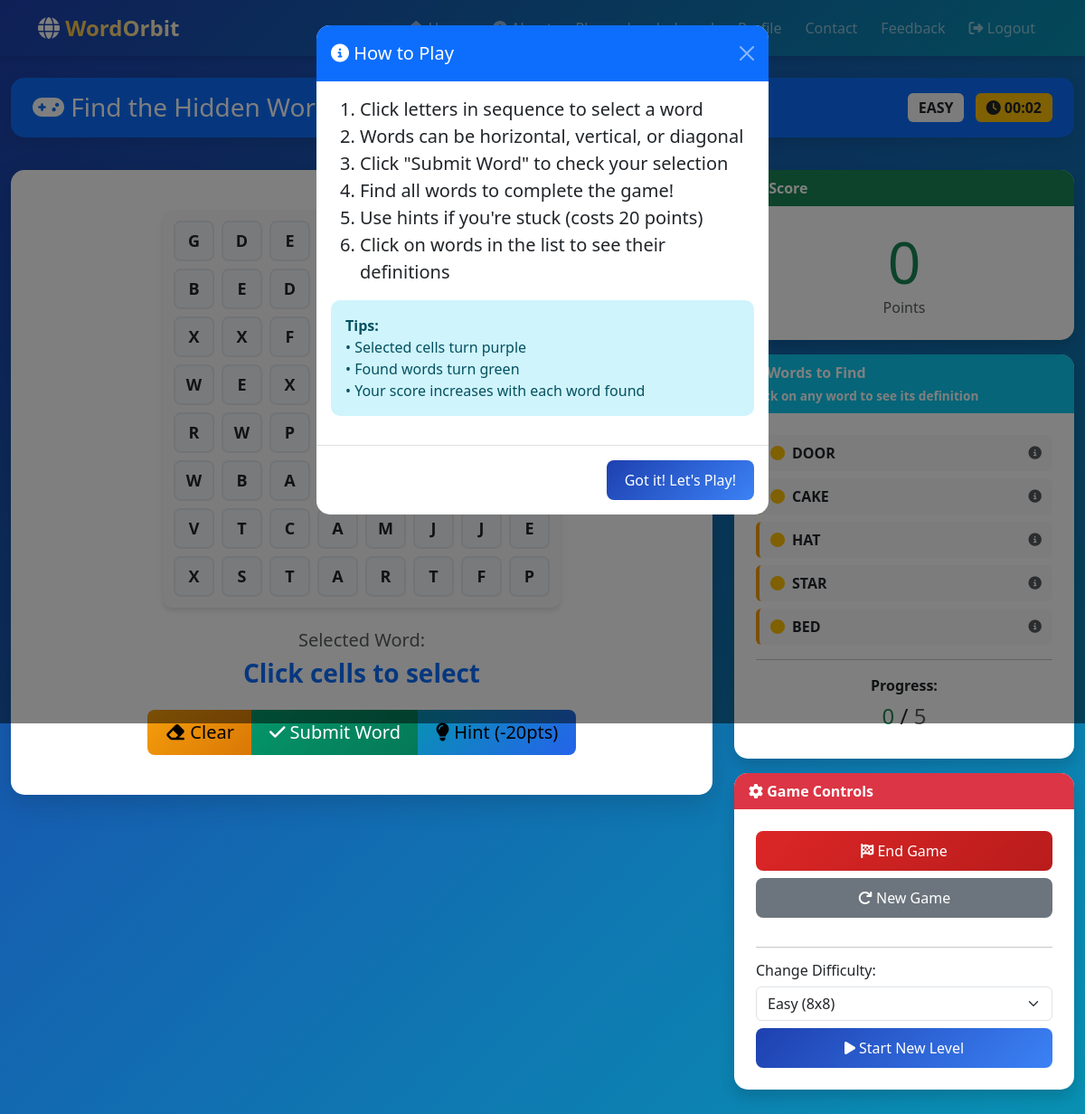
/play/ (signed in), run on the app's committed database.
### Wordapp/models.py (models this page shows, shortened)
class Word(models.Model):
    DIFFICULTY_CHOICES = [
        ('easy', 'Easy'),
        ('medium', 'Medium'),
        ('hard', 'Hard'),
    ]
    word = models.CharField(max_length=50, unique=True)
    definition = models.TextField()
    difficulty = models.CharField(max_length=10, choices=DIFFICULTY_CHOICES, default='easy')
    usage_example = models.TextField(blank=True)
    created_at = models.DateTimeField(auto_now_add=True)
    updated_at = models.DateTimeField(auto_now=True)
    class Meta:
        ordering = ['word']

### Wordapp/views.py (the view)
# urls.py: path('play/', views.game_play, name='game_play'),
@login_required
def game_play(request):
    if request.method == 'POST':
        difficulty = request.POST.get('difficulty', 'easy')
    else:
        difficulty = request.GET.get('difficulty', 'easy')
    grid_sizes = {'easy': 8, 'medium': 10, 'hard': 12}
    grid_size = grid_sizes.get(difficulty, 8)
    word_counts = {'easy': 5, 'medium': 7, 'hard': 10}
    word_count = word_counts.get(difficulty, 5)
    max_word_length = grid_size
    words = get_random_words(
        difficulty, count=word_count, max_length=max_word_length)
    if not words:
        messages.warning(
            request, 'Not enough words in the database. Please contact admin.')
        return redirect('home')
    word_list = [word.word.upper() for word in words]
    word_definitions = {word.word.upper(): word.definition for word in words}
    grid = generate_word_grid(word_list, grid_size)
    placed_words = []
    for word in word_list:
        word_found = False
        grid_str = ''.join([''.join(row) for row in grid])
        if word in grid_str:
            word_found = True
        else:
            for row in range(grid_size):
                for col in range(grid_size):
                    if col + len(word) <= grid_size:
                        h_word = ''.join([grid[row][col + i]
                                         for i in range(len(word))])
                        if h_word == word:
                            word_found = True
                            break
                    if row + len(word) <= grid_size:
                        v_word = ''.join([grid[row + i][col]
                                         for i in range(len(word))])
                        if v_word == word:
                            word_found = True
                            break
                    if row + len(word) <= grid_size and col + len(word) <= grid_size:
                        d_word = ''.join([grid[row + i][col + i]
                                         for i in range(len(word))])
                        if d_word == word:
                            word_found = True
                            break
                    if row + len(word) <= grid_size and col - len(word) >= -1:
                        dl_word = ''.join([grid[row + i][col - i]
                                          for i in range(len(word))])
                        if dl_word == word:
                            word_found = True
                            break
                if word_found:
                    break
        if word_found:
            placed_words.append(word)
        else:
            print(
                f"Warning: Word '{word}' was not placed in grid, removing from list")
    final_word_list = placed_words
    final_definitions = {word: word_definitions[word] for word in placed_words}
    if len(final_word_list) < 3:
        messages.warning(
            request, 'Could not generate enough words for this game. Please try again.')
        return redirect('home')
    request.session['current_game'] = {
        'difficulty': difficulty,
        'grid_size': grid_size,
        'words': final_word_list,
        'definitions': final_definitions,
        'grid': grid,
        'start_time': datetime.now().isoformat(),
        'found_words': []
    }
    context = {
        'grid': grid,
        'words': final_word_list,
        'definitions': final_definitions,
        'difficulty': difficulty,
        'grid_size': grid_size,
        'word_count': len(final_word_list),
    }
    return render(request, 'Wordapp/game_play.html', context)

### Wordapp/utils.py (called while the page is built)
def get_random_words(difficulty, count=5, max_length=None):
    words = Word.objects.filter(difficulty=difficulty)
    words_list = list(words)
    if max_length:
        words_list = [word for word in words_list if len(
            word.word) <= max_length]
    if len(words_list) < count:
        words_list = list(Word.objects.all())
        if max_length:
            words_list = [word for word in words_list if len(
                word.word) <= max_length]
    if len(words_list) < count:
        return words_list
    return random.sample(words_list, min(count, len(words_list)))

def can_place_word_with_intersections(grid, word, row, col, row_step, col_step):
    size = len(grid)
    intersections = 0
    for i, char in enumerate(word):
        r = row + i * row_step
        c = col + i * col_step
        if r < 0 or r >= size or c < 0 or c >= size:
            return False, 0
        if grid[r][c] != '':
            if grid[r][c] == char:
                intersections += 1
            else:
                return False, 0
    return True, intersections

def place_word(grid, word, row, col, row_step, col_step):
    for i, char in enumerate(word):
        r = row + i * row_step
        c = col + i * col_step
        grid[r][c] = char

### Wordapp/templates/Wordapp/game_play.html (shortened to what this page needs)
{% extends 'Wordapp/base.html' %}
{% load static %}
{% load custom_filters %}
{% block content %}
<div class="container-fluid py-4">
    <div class="row mb-3">
        <div class="col-12">
            <div class="card bg-primary text-white">
                <div class="card-body py-3">
                    <div class="d-flex justify-content-between align-items-center">
                        <h3 class="mb-0">
                            <i class="fas fa-gamepad"></i> Find the Hidden Words
                        </h3>
                        <div>
                            <span class="badge bg-light text-dark fs-6 me-2">
                                {{ difficulty|upper }}
                            </span>
                            <span class="badge bg-warning text-dark fs-6" id="timer">
                                <i class="fas fa-clock"></i> <span id="time-display">00:00</span>
                            </span>
                        </div>
                    </div>
                </div>
            </div>
        </div>
    </div>
    <div class="row">
        <div class="col-lg-8 mb-4">
            <div class="card shadow-lg game-container">
                <div class="card-body text-center">
                    <div id="game-grid" class="game-grid mx-auto mb-4">
                        {% for row in grid %}
                        <div class="grid-row">
                            {% for cell in row %}
                            <div class="grid-cell"
                                 data-row="{{ forloop.parentloop.counter0 }}"
                                 data-col="{{ forloop.counter0 }}">
                                {{ cell }}
                            </div>
                            {% endfor %}
                        </div>
                        {% endfor %}
                    </div>
                    <div id="selected-word" class="mb-4">
                        <h5 class="mb-2 text-muted">Selected Word:</h5>
                        <h3 id="current-word" class="text-primary fw-bold">
                            Click cells to select
                        </h3>
                    </div>
                    <div class="btn-group btn-group-lg" role="group">
                        <button type="button" id="clear-selection" class="btn btn-warning">
                            <i class="fas fa-eraser"></i> Clear
                        </button>
                        <button type="button" id="submit-word" class="btn btn-success">
                            <i class="fas fa-check"></i> Submit Word
                        </button>
                        <button type="button" id="hint-button" class="btn btn-info">
                            <i class="fas fa-lightbulb"></i> Hint (-20pts)
                        </button>
                    </div>
                </div>
            </div>
        </div>
        <div class="col-lg-4">
            <div class="card shadow mb-3">
                <div class="card-header bg-success text-white">
                     Score
                </div>
                <div class="card-body text-center">
                    <h1 id="score-display" class="display-3 text-success mb-0">0</h1>
                    <p class="text-muted mb-0">Points</p>
                </div>
            </div>
            <div class="card shadow mb-3">
                <div class="card-header bg-info text-white">
                     Words to Find
                    <small class="d-block mt-1" style="font-size: 0.85rem;">Click on any word to see its definition</small>
                </div>
                <div class="card-body">
                    <div id="words-list">
                        {% for word in words %}
                        <div class="word-item" data-word="{{ word }}">
                            <i class="fas fa-circle text-warning"></i>
                            <span class="fw-bold">{{ word }}</span>
                            <i class="fas fa-info-circle text-muted ms-auto" style="font-size: 0.9rem;"></i>
                        </div>
                        {% endfor %}
                    </div>
                    <hr>
                    <div class="text-center">
                        <strong>Progress:</strong>
                        <h4 class="mt-2">
                            <span id="found-count" class="text-success">0</span> /
                            <span class="text-muted">{{ words|length }}</span>
                        </h4>
                    </div>
                </div>
            </div>
            <div class="card shadow">
                <div class="card-header bg-danger text-white">
                    <i class="fas fa-cog"></i> Game Controls
                </div>
                <div class="card-body">
                    <button type="button" id="end-game-btn" class="btn btn-danger w-100 mb-2">
                        <i class="fas fa-flag-checkered"></i> End Game
                    </button>
                    <a href="{% url 'game_play' %}" class="btn btn-secondary w-100 mb-3">
                        <i class="fas fa-redo"></i> New Game
                    </a>
                    <hr>
                    <h6 class="mb-2">Change Difficulty:</h6>
                    <form method="post" action="{% url 'game_play' %}">
                        <select name="difficulty" class="form-select mb-2">
                           <option value="easy" {% if difficulty == 'easy' %}selected{% endif %}>
                                Easy (8x8)
                            </option>
                        </select>
                        <button type="submit" class="btn btn-primary w-100">
                            <i class="fas fa-play"></i> Start New Level
                        </button>
                    </form>
                </div>
            </div>
        </div>
    </div>
</div>
<div class="modal fade" id="instructionsModal" tabindex="-1">
    <div class="modal-dialog">
        <div class="modal-content">
            <div class="modal-header bg-primary text-white">
                <h5 class="modal-title">
                    <i class="fas fa-info-circle"></i> How to Play
                </h5>
                <button type="button" class="btn-close btn-close-white" data-bs-dismiss="modal"></button>
            </div>
            <div class="modal-body">
                <ol class="lead">
                    <li>Click letters in sequence to select a word</li>
                    <li>Words can be horizontal, vertical, or diagonal</li>
                    <li>Click "Submit Word" to check your selection</li>
                    <li>Find all words to complete the game!</li>
                    <li>Use hints if you're stuck (costs 20 points)</li>
                    <li><strong>Click on words in the list to see their definitions</strong></li>
                </ol>
                <div class="alert alert-info">
                    <strong>Tips:</strong><br>
                    • Selected cells turn purple<br>
                    • Found words turn green<br>
                    • Your score increases with each word found
                </div>
            </div>
            <div class="modal-footer">
                <button type="button" class="btn btn-primary" data-bs-dismiss="modal">
                    Got it! Let's Play!
                </button>
            </div>
        </div>
    </div>
</div>
{% endblock %}

### Wordapp/static/Wordapp/css/style.css (style rules this page uses)
:root { --primary-color: #1e40af; --secondary-color: #3b82f6; --success-color: #059669; --danger-color: #dc2626; --warning-color: #f59e0b; --info-color: #0891b2; --dark-color: #1e293b; --light-color: #f8fafc; --gradient-start: #1e40af; --gradient-end: #0891b2; }
* { margin: 0; padding: 0; box-sizing: border-box; }
body { font-family: 'Segoe UI', Tahoma, Geneva, Verdana, sans-serif; background: linear-gradient(135deg, var(--gradient-start) 0%, var(--gradient-end) 100%); background-attachment: fixed; min-height: 100vh; display: flex; flex-direction: column; }
.card { border: none; border-radius: 15px; box-shadow: 0 5px 15px rgba(0, 0, 0, 0.1); transition: all 0.3s ease; background: white; margin-bottom: 20px; }
.card-header { border-radius: 15px 15px 0 0 !important; font-weight: bold; border: none; }
.card-body { padding: 1.5rem; }
.btn { border-radius: 8px; padding: 10px 20px; font-weight: 500; transition: all 0.3s ease; border: none; }
.btn-primary { background: linear-gradient(135deg, var(--primary-color) 0%, var(--secondary-color) 100%); }
.btn-success { background: linear-gradient(135deg, var(--success-color) 0%, #047857 100%); }
.btn-danger { background: linear-gradient(135deg, var(--danger-color) 0%, #b91c1c 100%); }
.btn-warning { background: linear-gradient(135deg, var(--warning-color) 0%, #d97706 100%); }
.btn-info { background: linear-gradient(135deg, var(--info-color) 0%, #2563eb 100%); }
.game-grid { display: inline-block; background: white; padding: 15px; border-radius: 10px; box-shadow: 0 5px 20px rgba(0, 0, 0, 0.2); margin: 0 auto; }
.grid-row { display: flex; justify-content: center; }
.grid-cell { width: 45px; height: 45px; border: 2px solid #ddd; display: flex; align-items: center; justify-content: center; font-weight: bold; font-size: 18px; cursor: pointer; background: white; transition: all 0.2s; user-select: none; margin: 2px; border-radius: 5px; }
.word-item { padding: 10px 15px; border-radius: 8px; transition: all 0.3s; margin-bottom: 8px; background: white; border-left: 4px solid var(--warning-color); }
.badge { padding: 8px 12px; font-size: 0.9rem; border-radius: 6px; }
.alert { border-radius: 10px; border: none; animation: slideDown 0.3s ease-out; }
.modal-content { border-radius: 15px; border: none; }
.modal-header { border-radius: 15px 15px 0 0; border-bottom: none; }
.shadow-lg { box-shadow: 0 10px 30px rgba(0, 0, 0, 0.15) !important; }

### Wordapp/templates/Wordapp/game_play.html (style rules this page uses)
.game-container { background: white; border-radius: 15px; padding: 20px; }
.game-grid { display: inline-block; background: #f8f9fa; padding: 10px; border-radius: 10px; box-shadow: 0 4px 6px rgba(0,0,0,0.1); }
.grid-row { display: flex; gap: 4px; margin-bottom: 4px; }
.grid-row:last-child { margin-bottom: 0; }
.grid-cell { width: 45px; height: 45px; background: #f3f4f6; border: 2px solid #e5e7eb; border-radius: 8px; display: flex; align-items: center; justify-content: center; font-weight: bold; font-size: 18px; cursor: pointer; transition: all 0.2s ease; user-select: none; }
.word-item { padding: 8px 12px; margin-bottom: 8px; background: #f8f9fa; border-radius: 6px; display: flex; align-items: center; gap: 8px; cursor: pointer; transition: all 0.3s ease; }

### data on the page
Word: word "DOOR"
Word: word "CAKE"
Word: word "HAT"
Word: word "STAR"
Word: word "BED"

### other printed values
{{ difficulty|upper }} "EASY"
{{ cell }} "G" "D" "E" "B" "E" "D" "X" "X" "F" "W" "E" "X" "R" "W" "P" "W" "B" "A" "V" "T" "C" "A" "M" "J" "J" "E" "X" "S" "T" "A" "R" "T" "F" "P"
{{ words|length }} "5"
